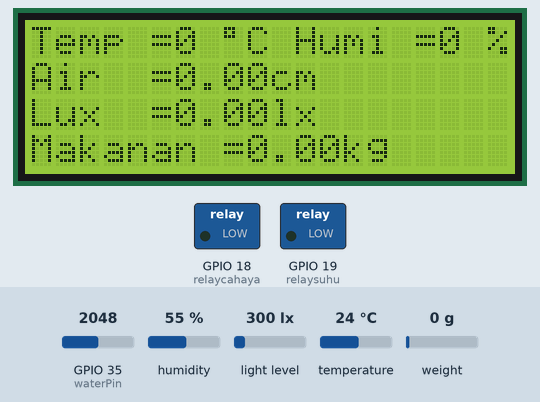
A sketch run on a simulated ESP32. On the bench: 20×4 character LCD, switched loads named in the sketch (green lamp = pin HIGH). The test bench sets the inputs (shaded band); at power-on: temperature 24 °C, light level 300 lx, weight on the scale 0 g, GPIO 35 (waterPin) = 2048, humidity 55 %. WiFi joins after 1.5 s; servers stay silent unless stated; pins used as bus, display or sensor lines are not drawn.

Above: at 4.0 s.
4.1 s: temperature set to 29 °C
At 8.1 s:
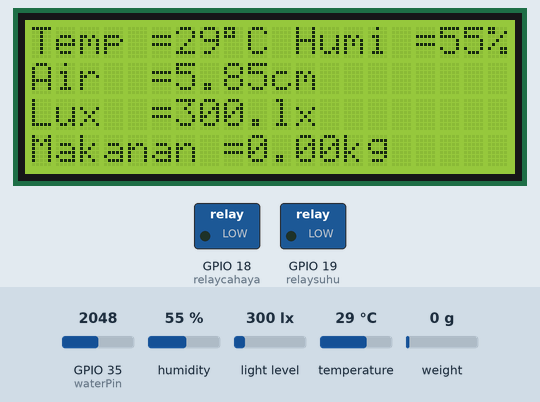
8.6 s: temperature set to 32 °C
At 11.2 s:
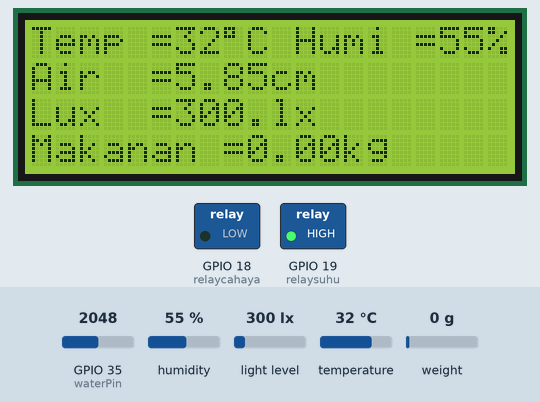
11.6 s: light level set to 40 lx
At 12.6 s:
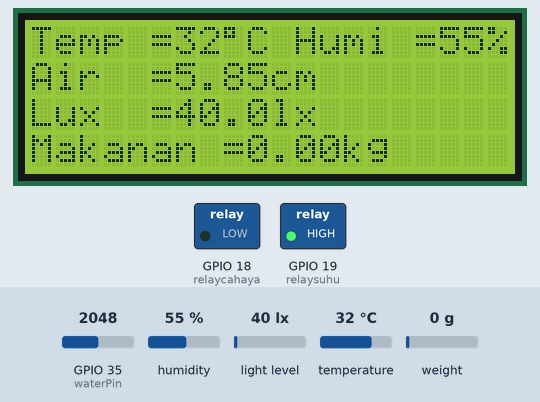
13.5 s: light level set to 1000 lx
At 15.2 s:
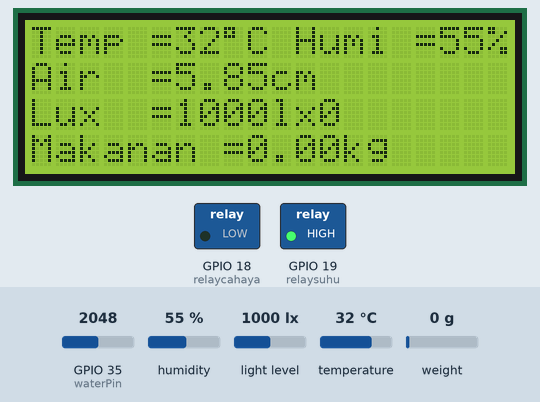
21.4 s: weight on the scale set to 100 g
At 22.5 s:
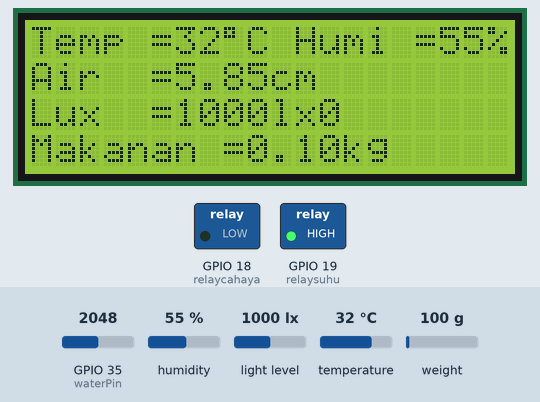
23.5 s: GPIO 35 (waterPin) set to 1360
At 24.5 s:
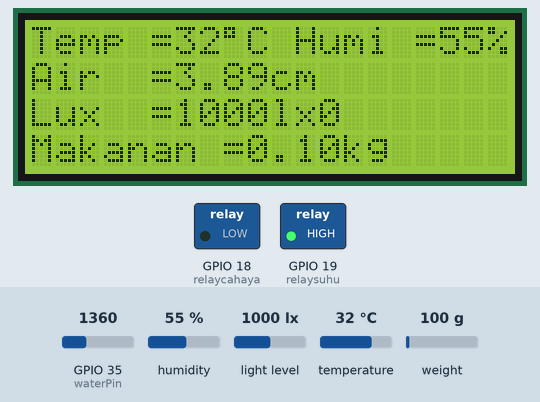
Timing chart, 0 to 26.5 s (numbered marks = the images above; inputs shaded):
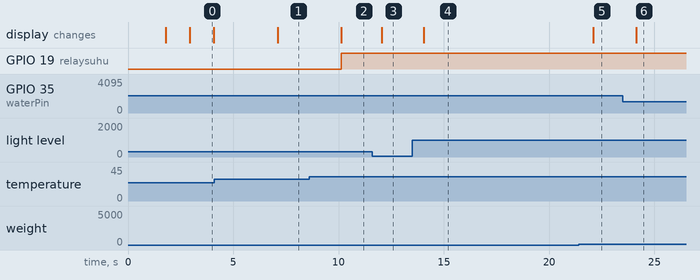

Measured:
- the behaviour switches between 30 and 31 °C on temperature (found by bisection; images 1 and 2)
- after the input at 4.1 s, the display: changes after 3.0 s (image 1)
- after the input at 8.6 s, GPIO 19 (relaysuhu): LOW → HIGH after 1.5 s; the display: changes after 1.5 s (image 2)
- after the input at 11.6 s, the display: changes after 0.45 s (image 3)
- after the input at 13.5 s, the display: changes after 0.55 s (image 4)
- after the input at 21.4 s, the display: changes after 0.68 s (image 5)
- after the input at 23.5 s, the display: changes after 0.63 s (image 6)

The sketch:

MONITORING_dan_SUHU.ino
```cpp
#define BLYNK_PRINT Serial
#define BLYNK_TEMPLATE_ID "TMPLk7xRr6Wl"
#define BLYNK_DEVICE_NAME "MONITORING"
#define BLYNK_AUTH_TOKEN "eqHMz4nCryXFtvppXz54QBpfKKiDsNLU"

#include <WiFi.h>
#include <WiFiClient.h>
#include <BlynkSimpleEsp32.h>

// dht11
#include <DHT.h>
#define DHTPIN 15
#define DHTTYPE DHT11
DHT dht(DHTPIN,DHTTYPE);

BlynkTimer timer;

// water level
#define waterPin 35
#define powerPin 32
int sensorValue=0;
float tinggiAir=0;
int nilaiMax=1400;
float panjangSensor=4.0;

// LiquidCrystal I2C
#include <Wire.h>
#include <LiquidCrystal_I2C.h>
LiquidCrystal_I2C lcd(0x27, 20, 4);

// BH1750
#include <BH1750.h>
BH1750 bh1750;

// Load Cell
#include <HX711.h>
#define DATA_PIN  26
#define CLOCK_PIN 27
HX711 hx711;
volatile float units;

// relay
int relaysuhu=19;
int relaycahaya=18;

// timer
unsigned long TimerL;
unsigned long TimerAwal=0;
unsigned long IntervalTimer=1000;
unsigned long detik,menit,jam,hari;

char auth[] = BLYNK_AUTH_TOKEN;
char ssid[] = "Test";
char pass[] = "12121212";

int temperature,humidity;
float lux;

// ----------------------------------------

void DHT_Read(){
  temperature=dht.readTemperature();
  humidity=dht.readHumidity();

  Blynk.virtualWrite(V0,temperature);
  Blynk.virtualWrite(V1,humidity);
}

void WATER_Read(){
  digitalWrite(powerPin,HIGH);
  delay(10);
  sensorValue=analogRead(waterPin);
  digitalWrite(powerPin,LOW);
  tinggiAir=sensorValue*panjangSensor/nilaiMax;
  Blynk.virtualWrite(V3,tinggiAir);
}

void LUX_Read(){
  lux = bh1750.readLightLevel();
  Blynk.virtualWrite(V2,lux);
}

void HX711_Read(){
  units = hx711.get_units();
  Blynk.virtualWrite(V4,units);
}

void SendToBlynk(){
  DHT_Read();
  WATER_Read();
  LUX_Read();
  HX711_Read();
}

void LCD_WRITE(){
  lcd.setCursor(0, 0);
  lcd.print("Temp =");
  lcd.print(temperature);
  lcd.setCursor(8, 0);
  lcd.print((char)223);
  lcd.print("C");
  lcd.setCursor(0,1);
  lcd.print("Air  =");
  lcd.print(tinggiAir);
  lcd.setCursor(10, 1);
  lcd.print("cm");
  lcd.setCursor(11, 0);
  lcd.print("Humi =");
  lcd.print(humidity);
  lcd.setCursor(19, 0);
  lcd.print("%");
  lcd.setCursor(0,2);
  lcd.print("Lux  =");
  lcd.print(lux);
  lcd.setCursor(10,2);
  lcd.print("lx");
  lcd.setCursor(0, 3);
  lcd.print("Makanan =");
  lcd.print(units);
  lcd.setCursor(13, 3);
  lcd.print("kg");
}

void setup() {
  // put your setup code here, to run once:
  Serial.begin(115200);

  Blynk.begin(auth, ssid, pass);
  dht.begin();

  pinMode(powerPin,OUTPUT);
  digitalWrite(powerPin, LOW);

  lcd.begin();
  Wire.begin(21,22);
  bh1750.begin(BH1750::CONTINUOUS_HIGH_RES_MODE, 0x23, &Wire);

  hx711.begin(DATA_PIN, CLOCK_PIN);
  hx711.set_scale(-383490.00);
  hx711.tare();

  // relay
  pinMode(relaycahaya,OUTPUT);
  pinMode(relaysuhu,OUTPUT);

  timer.setInterval(1000L,SendToBlynk);
}

void loop() {
  // put your main code here, to run repeatedly:
  Blynk.run();
  timer.run();
  LCD_WRITE();
  Pewaktu();
  KondisiCahaya();
  KondisiSuhu();
}

void Pewaktu(){
  TimerL = millis();
  if (TimerL - TimerAwal >= IntervalTimer)
  {
    TimerAwal = TimerL;
    detik - millis();
    detik++;

  }
  if (detik==60){
    detik = 0;
    menit++;

  }
  if (menit==60){
    menit = 0;
    jam++;

  }
  if (jam==24){
    jam = 0;
    hari++;
  }
}

void KondisiSuhu(){
  int suhu=temperature;
  if(hari<=3){ //PEMBACAAN 1
    if(suhu >= 31 && suhu <= 33){ //PEMBACAAN 1
      digitalWrite(relaysuhu,HIGH);
    }
    else{
      digitalWrite(relaysuhu,LOW);
    }
  }
  else if(hari >=4 && hari <=7 ) //PEMBACAAN 2
  {
    if(suhu >= 31 && suhu <= 32) //PEMBACAAN 2
    {
    digitalWrite(relaysuhu,HIGH);
    }
  else{
    digitalWrite(relaysuhu,LOW);
  }
  }
  else if(hari >=8 && hari <=14 )//PEMBACAAN 3
  {
    if(suhu >= 28 && suhu <= 30) //PEMBACAAN 3
    {
    digitalWrite(relaysuhu,HIGH);
    }
  else{
    digitalWrite(relaysuhu,LOW);
    }
  }
  else if(hari >=15 && hari <=21) //PEMBACAAN 4
  {
   if(suhu >= 26 && suhu <= 28) //PEMBACAAN 4
    {
    digitalWrite(relaysuhu,HIGH);
    }
  else{
    digitalWrite(relaysuhu,LOW);
    }
  }
  else if(hari >=22 && hari >=98)//PEMBACAAN 5
  {
    if(suhu >=20 && suhu <= 25) //PEMBACAAN 5
  {
  digitalWrite(relaysuhu,HIGH);
  }
 else{
  digitalWrite(relaysuhu,LOW);
  }
 }
}

void KondisiCahaya(){
  if(hari<=3){ //PEMBACAAN 1
    if(jam >= 23){ //PEMBACAAN 1
      digitalWrite(relaycahaya,HIGH);
    }
    else{
      digitalWrite(relaycahaya,LOW);
    }
  }
  else if(hari >=4 && hari <=7 ) //PEMBACAAN 2
  {
    if(jam >= 22) //PEMBACAAN 2
    {
    digitalWrite(relaycahaya,HIGH);
    }
  else{
    digitalWrite(relaycahaya,LOW);
   }
  }
   else if(hari >=8 && hari <=14 ) //PEMBACAAN 3
  {
    if(jam >= 20) //PEMBACAAN 3
    {
    digitalWrite(relaycahaya,HIGH);
    }
  else{
    digitalWrite(relaycahaya,LOW);
   }
  }
 else if(hari >=15 && hari <=21 ) //PEMBACAAN 4
  {
    if(jam >= 18) //PEMBACAAN 4
    {
    digitalWrite(relaycahaya,HIGH);
    }
  else{
    digitalWrite(relaycahaya,LOW);
   }
  }
   else if(hari >=22 && hari <=24 ) //PEMBACAAN 5
  {
    if(jam >= 16) //PEMBACAAN 5
    {
    digitalWrite(relaycahaya,HIGH);
    }
  else{
    digitalWrite(relaycahaya,LOW);
   }
  }
   else if(hari >=25 && hari <=28 ) //PEMBACAAN 6
  {
    if(jam >= 14) //PEMBACAAN 6
    {
    digitalWrite(relaycahaya,HIGH);
    }
  else{
    digitalWrite(relaycahaya,LOW);
   }
  }
   else if(hari >=29 && hari <=35 ) //PEMBACAAN 7
  {
    if(jam >= 12) //PEMBACAAN 7
    {
    digitalWrite(relaycahaya,HIGH);
    }
  else{
    digitalWrite(relaycahaya,LOW);
   }
  }
   else if(hari >=36 && hari <=98 ) //PEMBACAAN 8
  {
    if(jam >= 10) //PEMBACAAN 8
    {
    digitalWrite(relaycahaya,HIGH);
    }
  else{
    digitalWrite(relaycahaya,LOW);
   }
  }
}
```
